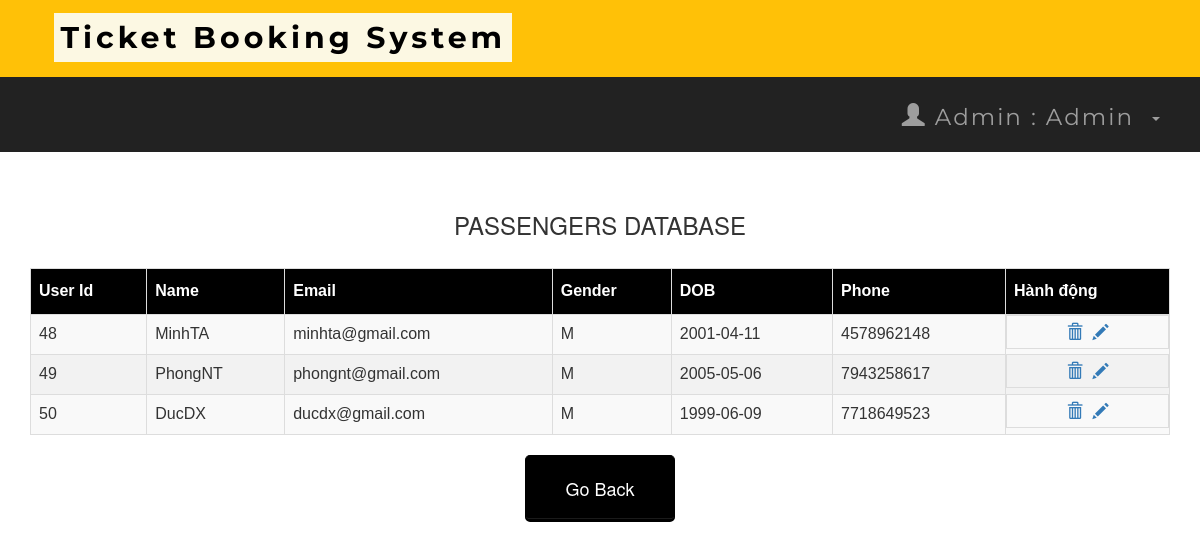
The page /adminuser.php (signed in) on the database its author committed.
### tables this page shows
CREATE TABLE `users` (
  `UserID` int(10) NOT NULL,
  `Name` varchar(50) NOT NULL,
  `Email` varchar(70) NOT NULL,
  `Gender` varchar(10) NOT NULL,
  `password` varchar(50) NOT NULL,
  `DoB` date NOT NULL,
  `Phone` varchar(10) NOT NULL,
  `Joined_on` timestamp NOT NULL DEFAULT current_timestamp()
);

### adminuser.php (the view, shortened to what this page needs)
<?php
include 'connect.php';
include 'adminheader.php';
?>
<!DOCTYPE html>
<html>
<link rel='stylesheet' href='index.css'>
<body>
    <br /><br />
    <div class="container">
        <h3 align="center"> PASSENGERS DATABASE</h3>
        <br />
        <div class="table-responsive">
            <table id="data" class="table table-striped table-bordered">
                <thead>
                    <tr>
                        <th scope="col">User Id</th>
                        <th scope="col">Name</th>
                        <th scope="col">Email</th>
                        <th scope="col">Gender</th>
                        <th scope="col">DOB</th>
                        <th scope="col">Phone</th>
                        <th scope="col">Hành động</th>
                    </tr>
                </thead>
                <tbody>
                    <?php
                    $result = mysqli_query($connect, "SELECT * FROM users");
                    while ($row = mysqli_fetch_assoc($result)) :
                    ?>
                        <tr>
                            <td><?php echo $row['UserID']; ?></td>
                            <td><?php echo $row['Name']; ?></td>
                            <td><?php echo $row['Email']; ?></td>
                            <td><?php echo $row['Gender']; ?></td>
                            <td><?php echo $row['DoB']; ?></td>
                            <td><?php echo $row['Phone']; ?></td>
                            <td class="center-buttons">
                                <a href="delete.php?id=<?php echo $row['UserID']; ?>">
                                    <span class="glyphicon glyphicon-trash" aria-hidden="true"></span>
                                </a>
                                <a href="update.php?id=<?php echo $row['UserID']; ?>" class="update-link">
                                    <span class="glyphicon glyphicon-pencil" aria-hidden="true"></span>
                                </a>
                            </td>
                        </tr>
                    <?php endwhile; ?>
                </tbody>
            </table>
        </div>
    </div>
</body>
<table align='center'>
    <tr>
        <td><a href='admin.php'><button style="background-color: black ; border-color:black "><span style="color:white">Go Back </span> </button></a></td>
    </tr>
</table>

### index.css (style rules this page uses)
*, *:before, *:after { -moz-box-sizing: border-box; -webkit-box-sizing: border-box; box-sizing: border-box; }
a { text-decoration:none; }
td { text-align: center; }
button { padding: 19px 39px 18px 39px; color: #FFF; background-color: #a8db34; font-size: 18px; text-align: center; font-style: normal; border-radius: 5px; width: 100%; border: 1px solid #71db34; border-width: 1px 1px 3px; box-shadow: 0 -1px 0 rgba(255,255,255,0.1) inset; margin-bottom: 10px; }

### adminuser.php (style rules this page uses)
table#data { font-size: 16px; font-family: "Trebuchet MS", Arial, Helvetica, sans-serif; border-collapse: collapse; border-spacing: 0; width: 100%; }
#data td, #data th { border: 1px solid #ddd; text-align: left; padding: 8px; }
#data tr:nth-child(even) { background-color: #f2f2f2 }
#data th { padding-top: 11px; padding-bottom: 11px; background-color: black; color: white; }
.center-buttons { display: flex; justify-content: center; }
.center-buttons a { margin: 0 5px; }

### rows shown on the page
users: UserID "48", Name "MinhTA", Email "minhta@gmail.com", Gender "M", DoB "2001-04-11", Phone "4578962148"
users: UserID "49", Name "PhongNT", Email "phongnt@gmail.com", Gender "M", DoB "2005-05-06", Phone "7943258617"
users: UserID "50", Name "DucDX", Email "ducdx@gmail.com", Gender "M", DoB "1999-06-09", Phone "7718649523"

### other values the page prints
$_SESSION['name'] "Admin"
